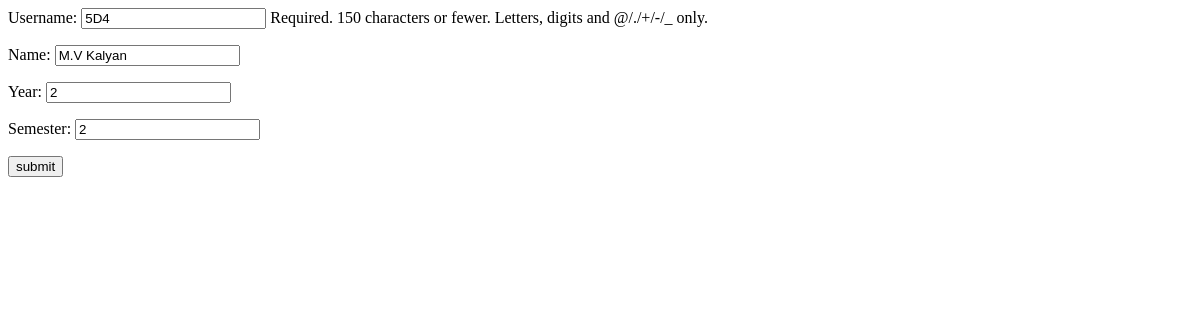
/create/ (signed in), run on an earlier commit of the app's database.
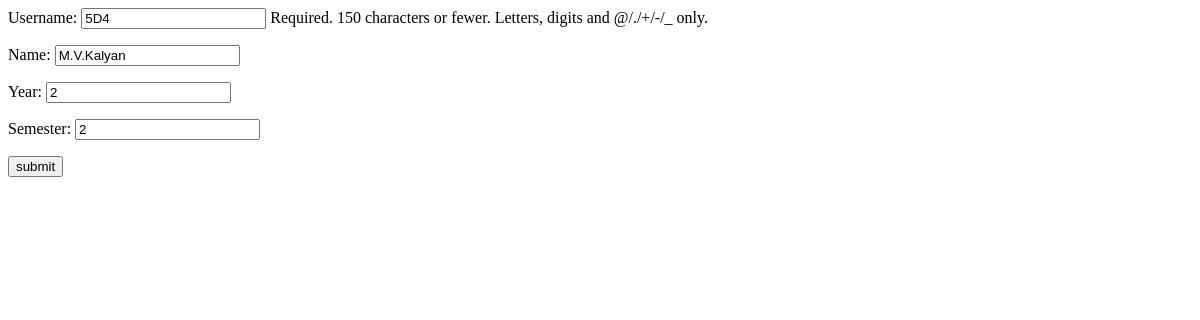
And on a later commit of the database.
### base/models.py (models this page shows)
class User(AbstractUser):
    name = models.CharField(max_length=100, null=True)
    course = models.CharField(max_length=100, null=True)
    year = models.CharField(max_length=100, null=True)
    semester = models.CharField(max_length=100, null=True)

### base/views.py (the view)
# urls.py: path('create/',views.admin_page,name='admin'),
def admin_page(request):
    user = User.objects.get(username=request.user.username)
    form  = UserForm(instance=user)
    if request.method=='POST':
         form = UserForm(request.POST, instance=user)
         if form.is_valid():
            form.save()
            return redirect('prof')
    context={'form':form}
    return render(request, 'base/admin_page.html',context)

### base/forms.py
class UserForm(ModelForm):
    class Meta:
        model = User
        fields = ['username','name','year','semester']

### base/templates/base/admin_page.html (shortened to what this page needs)
<html>
    <body>
        <form method="POST">
            {{form.as_p}}
            <input type="submit" value="submit">
        </form>
    </body>
</html>

What changed in the data, as far as the page shows it:
changed User: name "M.V Kalyan" → "M.V.Kalyan"
